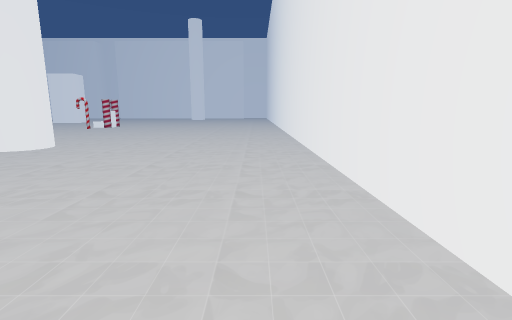
View 1 (above)

20 first-person views from a walk through a scene from a Unity 3-D project. The camera is 1.5 m above the floor, tilts 10° down and sees 85° across. The floor is counted in squares, 1 m on a side. Each view is taken from the middle of a square. On the plan, view 1 faces up. The plan holds only what a view shows up to about 14 squares ahead; the rest is blank. The place goes on beyond the plan. Some animated figures are not drawn. Some surface patterns are stand-ins.

View 2
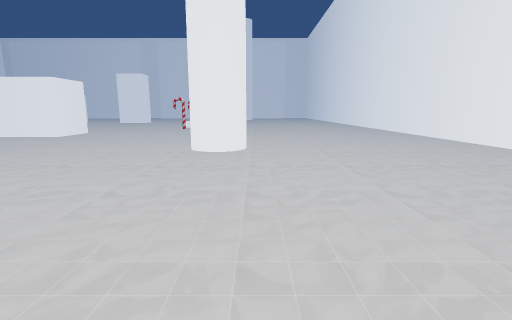

View 3
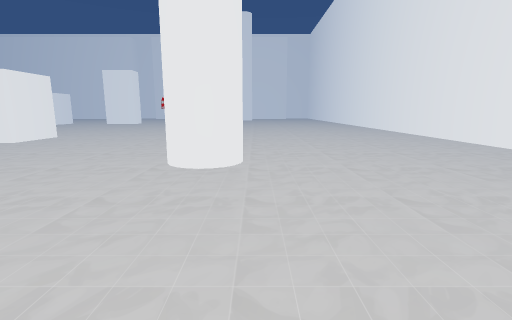

View 4
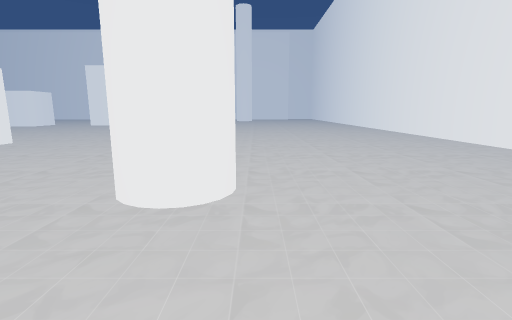

View 5
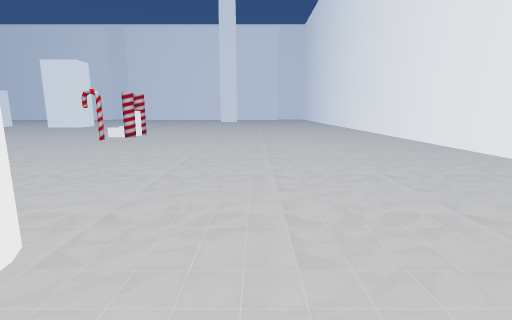

View 6
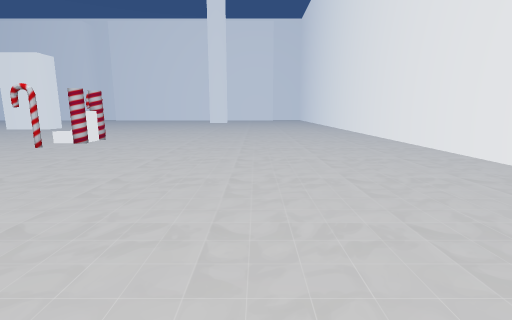

View 7
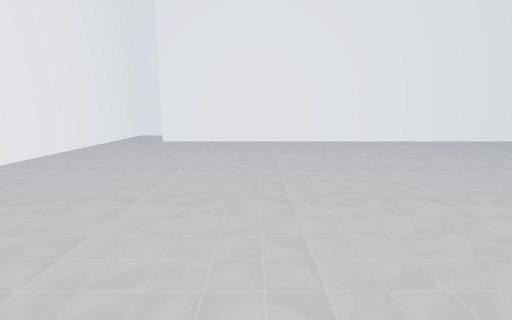

View 8
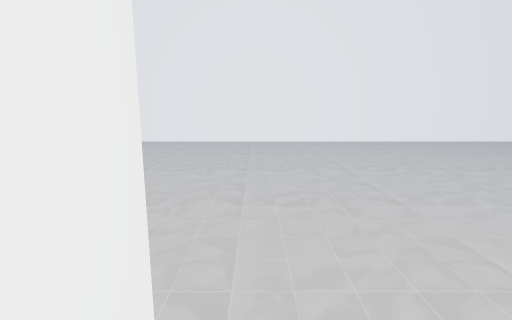

View 9
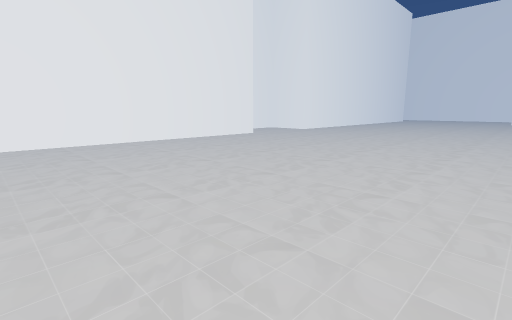

View 10
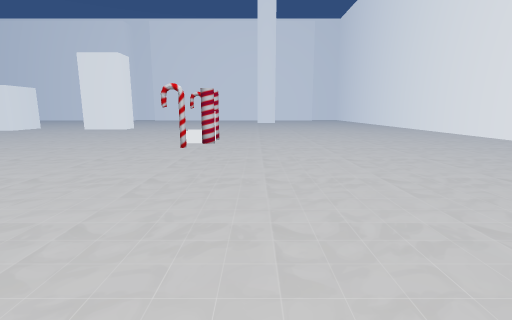

View 11
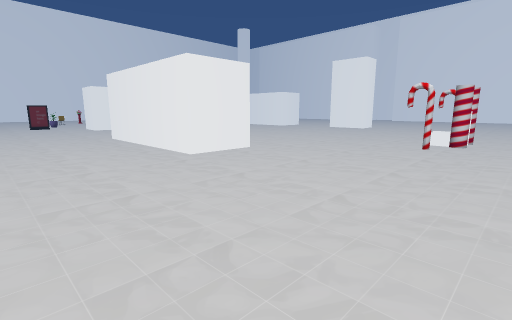

View 12
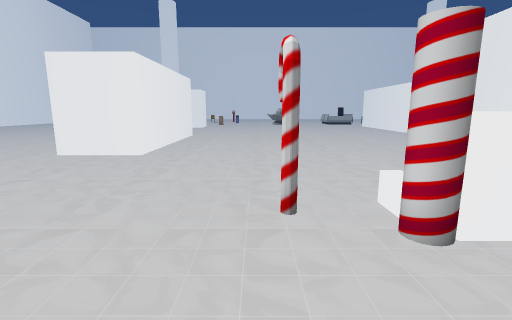

View 13
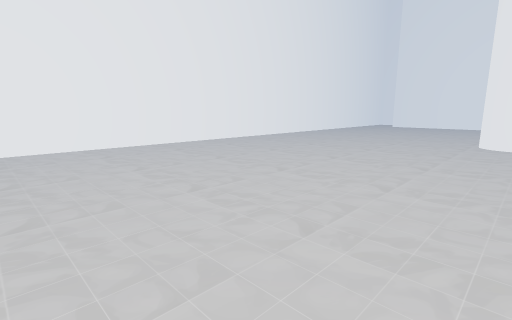

View 14
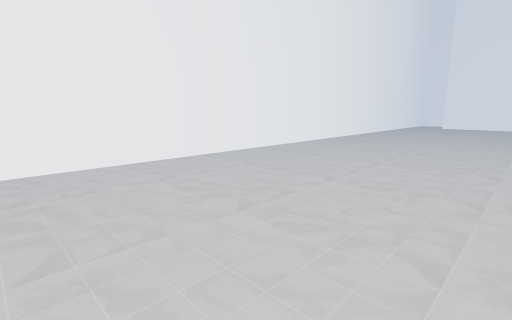

View 15
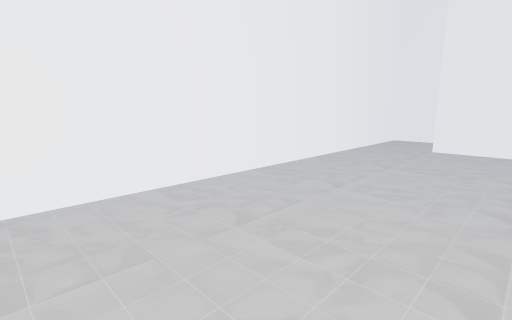

View 16
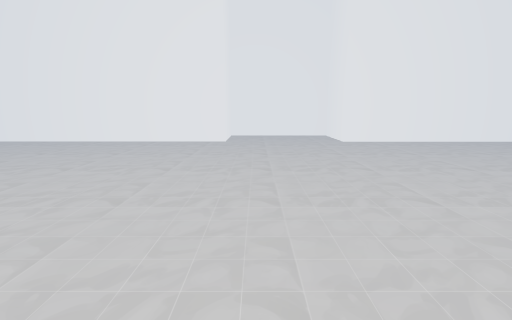

View 17
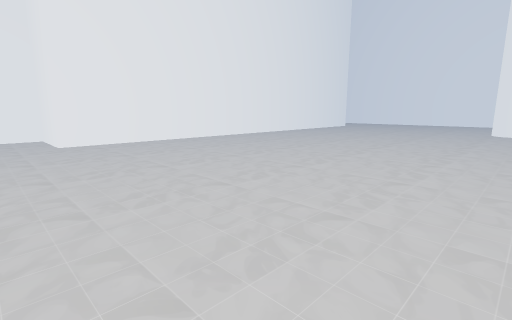

View 18
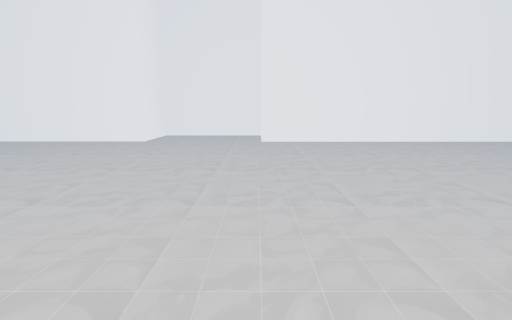

View 19
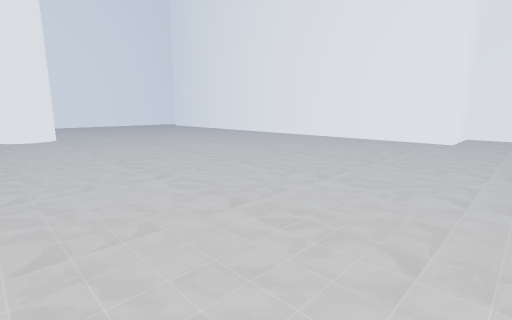

View 20
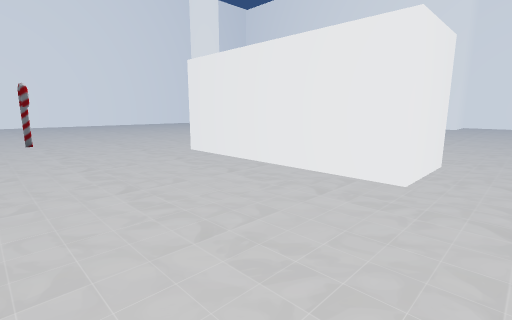

### Floor plan
Points are (right, up) in squares from view 1. A wall is a line through its corners. A room is listed if a view was taken in it or the views show most of it. See-through windows are left out.
Room 1 (views 1, 2, 3, 4, 5, 6, 7, 8, 9, 10, 11, 12, 13, 14, 15, 16, 17, 18, 19, 20)
walls: (-27.3, 16.1) (-27.3, 19.1) (-19.4, 19.1) (-19.4, 16.2) (-25.9, 16.2); (-10.1, 10.3) (-10.4, 10.6) (-10.5, 10.8) (-10.6, 11.4) (-10.4, 11.9) (-10.1, 12.2); (-9.8, 10.2) (-10.3, 10.4); (-9.6, 12.4) (-9.2, 12.3) (-8.7, 12) (-8.4, 11.6) (-8.3, 11.1) (-8.8, 10.2) (-9.7, 10.1); (-9.5, 10.1) (-10, 10.2); (-8.7, 10.4) (-9.3, 10.1); (-8.5, 10.6) (-9, 10.2); (-24.5, -4.6) (-24.5, -1.8) (-0.4, -1.8); (-26.2, -5.2) (-25, -5.2); (-42.6, -1.8) (-30.3, -1.8) (-30.3, -5.2) (-28.6, -5.2); (0.3, -5.2) (2.1, -5.2) (2.1, 26.2)
objects: chair (-13, 25) to (-13, 26)

Where each view was taken, in squares from view 1:
view 1: 0 up, 0 right, facing up
view 2: 0 up, 8 left, facing up
view 3: 3 up, 8 left, facing up
view 4: 6 up, 8 left, facing up
view 5: 9 up, 6 left, facing up
view 6: 12 up, 5 left, facing up
view 7: 12 up, 5 left, facing down
view 8: 12 up, 11 left, facing down
view 9: 12 up, 11 left, facing down-left
view 10: 12 up, 11 left, facing up
view 11: 11 up, 11 left, facing up-left
view 12: 23 up, 10 left, facing left
view 13: 26 up, 10 left, facing down-right
view 14: 26 up, 6 left, facing down-right
view 15: 10 up, 3 left, facing down-right
view 16: 12 up, 26 left, facing down
view 17: 12 up, 28 left, facing down-left
view 18: 12 up, 30 left, facing down
view 19: 13 up, 27 left, facing down-right
view 20: 25 up, 29 left, facing down-right
